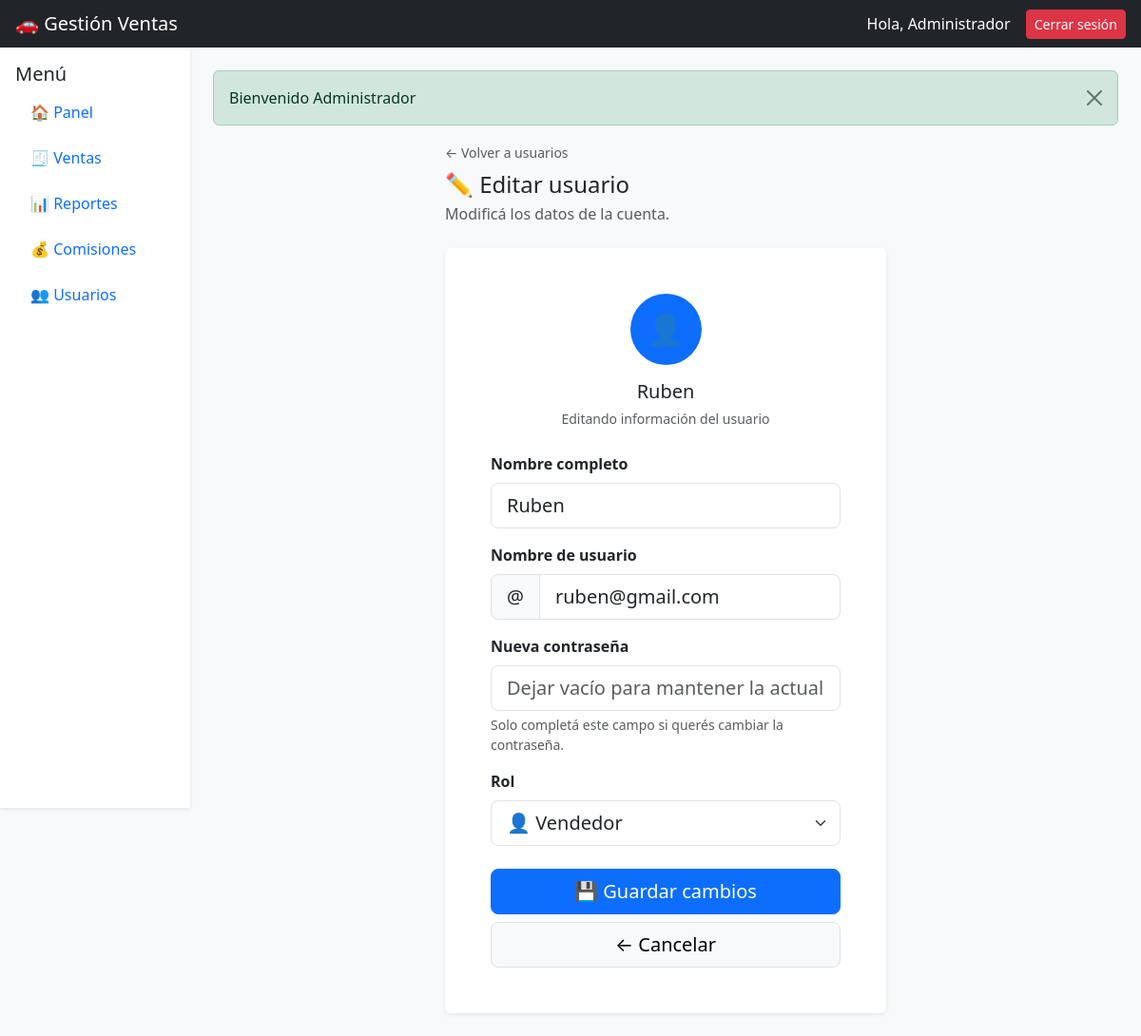
Screenshot of /index.php?action=usuarios.editar&id=3 (signed in) with the database file from the repository.
### tables this page shows
CREATE TABLE `usuarios` (
  `id` int(11) NOT NULL,
  `nombre` varchar(100) NOT NULL,
  `usuario` varchar(50) NOT NULL,
  `password` varchar(255) NOT NULL,
  `rol` enum('admin','vendedor','operador') NOT NULL DEFAULT 'vendedor',
  `activo` tinyint(1) NOT NULL DEFAULT 1,
  `creado_en` timestamp NOT NULL DEFAULT current_timestamp()
);

### controllers/UsuarioController.php (called while the page is built, shortened)
<?php
class UsuarioController{
    private $model;
    public function __construct()
    {
        require_once("c://xampp/htdocs/gestion_ventas/models/Usuarios.php");
        $this->model = new UsuariosModel();
    }
    public function editar($id){
        $usuario = $this->model->getUsuario($id);
        require_once("c://xampp/htdocs/gestion_ventas/views/usuarios/editar.php");
    }
}
?>

### config/database.php (called while the page is built)
<?php
    class db{
        private $host = "localhost";
        private $dbname = "control_ventas";
        private $user = "root";
        private $password = "";
        public function conexion(){
            try{
                $PDO = new PDO("mysql:host=".$this->host.";dbname=".$this->dbname,$this->user,$this->password);
                return $PDO;
            }catch(PDOException $e){
                return $e->getMessage();
            }
        }
    }
?>

### models/Usuarios.php (called while the page is built, shortened)
<?php
class UsuariosModel{
    private $PDO;
    public function __construct()
    {
        require_once("c://xampp/htdocs/gestion_ventas/config/database.php");
        $con = new db();
        $this->PDO = $con->conexion();
    }
    public function getUsuario($id){
        $statement = $this->PDO->prepare(
            "SELECT id, nombre, usuario, rol, activo, creado_en
             FROM usuarios
             WHERE id = :id
             LIMIT 1"
        );
        $statement->bindParam(":id", $id);
        $statement->execute();
        return $statement->fetch(PDO::FETCH_ASSOC);
    }
}
?>

### views/usuarios/editar.php (the view, shortened to what this page needs)
<?php require_once("c://xampp/htdocs/gestion_ventas/views/layouts/header.php"); ?>
<?php require_once("c://xampp/htdocs/gestion_ventas/views/layouts/navbar.php"); ?>
<div class="container-fluid">
    <div class="row">
        <?php require_once("c://xampp/htdocs/gestion_ventas/views/layouts/sidebar.php"); ?>
        <div class="col-12 col-md-10 p-2 p-md-4">
            <?php require_once("c://xampp/htdocs/gestion_ventas/views/layouts/alert.php"); ?>
            <div class="row justify-content-center">
                <div class="col-12 col-lg-7 col-xl-6">
                    <div class="mb-4">
                        <a href="/gestion_ventas/index.php?action=usuarios"
                           class="text-decoration-none text-muted small">
                            ← Volver a usuarios
                        </a>
                        <h4 class="mt-2 mb-1">
                            ✏️ Editar usuario
                        </h4>
                        <p class="text-muted mb-0">
                            Modificá los datos de la cuenta.
                        </p>
                    </div>
                    <div class="card border-0 shadow-sm">
                        <div class="card-body p-4 p-md-5">
                            <div class="text-center mb-4">
                                <div class="bg-primary text-white rounded-circle d-flex align-items-center justify-content-center mx-auto"
                                     style="width: 75px; height: 75px; font-size: 2rem;">
                                </div>
                                <h5 class="mt-3 mb-1">
                                    <?= htmlspecialchars($usuario['nombre']); ?>
                                </h5>
                                <small class="text-muted">
                                    Editando información del usuario
                                </small>
                            </div>
                            <form action="/gestion_ventas/index.php?action=usuarios.update"
                                  method="POST">
                                <div class="mb-3">
                                    <label for="nombre" class="form-label fw-semibold">
                                        Nombre completo
                                    </label>
                                    <input type="text"
                                           id="nombre"
                                           name="nombre"
                                           class="form-control form-control-lg"
                                           value="<?= htmlspecialchars($usuario['nombre']); ?>"
                                           required>
                                </div>
                                <div class="mb-3">
                                    <label for="usuario" class="form-label fw-semibold">
                                        Nombre de usuario
                                    </label>
                                    <div class="input-group input-group-lg">
                                        <span class="input-group-text">
                                            @
                                        </span>
                                        <input type="text"
                                               id="usuario"
                                               name="usuario"
                                               class="form-control"
                                               value="<?= htmlspecialchars($usuario['usuario']); ?>"
                                               required>
                                    </div>
                                </div>
                                <div class="mb-3">
                                    <label for="password" class="form-label fw-semibold">
                                        Nueva contraseña
                                    </label>
                                    <input type="password"
                                           id="password"
                                           name="password"
                                           class="form-control form-control-lg"
                                           placeholder="Dejar vacío para mantener la actual"
                                           minlength="6">
                                    <div class="form-text">
                                        Solo completá este campo si querés cambiar la contraseña.
                                    </div>
                                </div>
                                <div class="mb-4">
                                    <label for="rol" class="form-label fw-semibold">
                                        Rol
                                    </label>
                                    <select id="rol"
                                            name="rol"
                                            class="form-select form-select-lg"
                                            required>
                                        <option value="vendedor"
                                            <?= $usuario['rol'] == 'vendedor' ? 'selected' : '' ?>>
                                            👤 Vendedor
                                        </option>
                                    </select>
                                </div>
                                <div class="d-flex flex-column gap-2">
                                    <button type="submit"
                                            class="btn btn-primary btn-lg">
                                        💾 Guardar cambios
                                    </button>
                                    <a href="/gestion_ventas/index.php?action=usuarios"
                                       class="btn btn-light btn-lg border">
                                        ← Cancelar
                                    </a>
                                </div>
                            </form>
                        </div>
                    </div>
                </div>
            </div>
        </div>
    </div>
</div>
<?php require_once("c://xampp/htdocs/gestion_ventas/views/layouts/footer.php"); ?>

### rows the page displays
usuarios: nombre "Ruben", usuario "ruben@gmail.com", rol "👤 Vendedor"

### other values shown
$_SESSION['nombre'] "Administrador"
$_SESSION["mensaje"] "Bienvenido Administrador"
